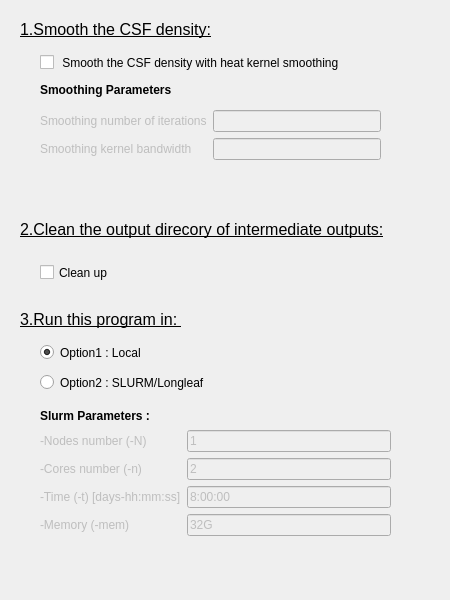
    <widget class="QWidget" name="tab_location_smoothing_cleaning">
     <property name="enabled">
      <bool>true</bool>
     </property>
     <attribute name="title">
      <string>Smoothing +Cleaning+Server</string>
     </attribute>
     <widget class="QCheckBox" name="smooth">
      <property name="geometry">
       <rect>
        <x>40</x>
        <y>50</y>
        <width>401</width>
        <height>25</height>
       </rect>
      </property>
      <property name="text">
       <string> Smooth the CSF density with heat kernel smoothing</string>
      </property>
     </widget>
     <widget class="QCheckBox" name="clean">
      <property name="geometry">
       <rect>
        <x>40</x>
        <y>260</y>
        <width>371</width>
        <height>25</height>
       </rect>
      </property>
      <property name="text">
       <string>Clean up</string>
      </property>
     </widget>
     <widget class="QLabel" name="smoothing_parameters_label">
      <property name="geometry">
       <rect>
        <x>40</x>
        <y>80</y>
        <width>211</width>
        <height>21</height>
       </rect>
      </property>
      <property name="text">
       <string>&lt;html&gt;&lt;head/&gt;&lt;body&gt;&lt;p&gt;&lt;span style=&quot; font-weight:600;&quot;&gt;Smoothing Parameters&lt;/span&gt;&lt;/p&gt;&lt;/body&gt;&lt;/html&gt;</string>
      </property>
     </widget>
     <widget class="QWidget" name="formLayoutWidget_2">
      <property name="geometry">
       <rect>
        <x>40</x>
        <y>430</y>
        <width>351</width>
        <height>161</height>
       </rect>
      </property>
      <layout class="QFormLayout" name="slurm_parameters_layout">
       <item row="0" column="0">
        <widget class="QLabel" name="Node">
         <property name="enabled">
          <bool>false</bool>
         </property>
         <property name="text">
          <string>-Nodes number (-N) </string>
         </property>
        </widget>
       </item>
       <item row="0" column="1">
        <widget class="QLineEdit" name="lineEdit_Node">
         <property name="enabled">
          <bool>false</bool>
         </property>
         <property name="text">
          <string>1</string>
         </property>
         <property name="dragEnabled">
          <bool>true</bool>
         </property>
        </widget>
       </item>
       <item row="1" column="0">
        <widget class="QLabel" name="Core">
         <property name="enabled">
          <bool>false</bool>
         </property>
         <property name="text">
          <string>-Cores number (-n)</string>
         </property>
        </widget>
       </item>
       <item row="1" column="1">
        <widget class="QLineEdit" name="lineEdit_Core">
         <property name="enabled">
          <bool>false</bool>
         </property>
         <property name="text">
          <string>2</string>
         </property>
        </widget>
       </item>
       <item row="2" column="0">
        <widget class="QLabel" name="Time">
         <property name="enabled">
          <bool>false</bool>
         </property>
         <property name="baseSize">
          <size>
           <width>2</width>
           <height>2</height>
          </size>
         </property>
         <property name="text">
          <string>-Time (-t) [days-hh:mm:ss]</string>
         </property>
        </widget>
       </item>
       <item row="2" column="1">
        <widget class="QLineEdit" name="lineEdit_Time">
         <property name="enabled">
          <bool>false</bool>
         </property>
         <property name="text">
          <string>8:00:00</string>
         </property>
        </widget>
       </item>
       <item row="3" column="0">
        <widget class="QLabel" name="Memory">
         <property name="enabled">
          <bool>false</bool>
         </property>
         <property name="text">
          <string>-Memory (-mem)</string>
         </property>
        </widget>
       </item>
       <item row="3" column="1">
        <widget class="QLineEdit" name="lineEdit_Memory">
         <property name="enabled">
          <bool>false</bool>
         </property>
         <property name="text">
          <string>32G</string>
         </property>
        </widget>
       </item>
      </layout>
     </widget>
     <widget class="QWidget" name="formLayoutWidget_3">
      <property name="geometry">
       <rect>
        <x>40</x>
        <y>110</y>
        <width>341</width>
        <height>91</height>
       </rect>
      </property>
      <layout class="QFormLayout" name="smoothing_parameters">
       <item row="0" column="0">
        <widget class="QLabel" name="Smoothing_NumberIter">
         <property name="enabled">
          <bool>false</bool>
         </property>
         <property name="text">
          <string>&lt;html&gt;&lt;head/&gt;&lt;body&gt;&lt;p&gt;Smoothing number of iterations&lt;/p&gt;&lt;/body&gt;&lt;/html&gt;</string>
         </property>
        </widget>
       </item>
       <item row="1" column="0">
        <widget class="QLabel" name="Smoothing_Bandwith">
         <property name="enabled">
          <bool>false</bool>
         </property>
         <property name="text">
          <string>&lt;html&gt;&lt;head/&gt;&lt;body&gt;&lt;p&gt;Smoothing kernel bandwidth&lt;/p&gt;&lt;/body&gt;&lt;/html&gt;</string>
         </property>
        </widget>
       </item>
       <item row="0" column="1">
        <widget class="QLineEdit" name="NumberIter_lineEdit">
         <property name="enabled">
          <bool>false</bool>
         </property>
        </widget>
       </item>
       <item row="1" column="1">
        <widget class="QLineEdit" name="Bandwith_lineEdit">
         <property name="enabled">
          <bool>false</bool>
         </property>
        </widget>
       </item>
      </layout>
     </widget>
     <widget class="QLabel" name="slurm_parameters">
      <property name="geometry">
       <rect>
        <x>40</x>
        <y>400</y>
        <width>261</width>
        <height>32</height>
       </rect>
      </property>
      <property name="baseSize">
       <size>
        <width>6</width>
        <height>0</height>
       </size>
      </property>
      <property name="text">
       <string>&lt;html&gt;&lt;head/&gt;&lt;body&gt;&lt;p&gt;&lt;span style=&quot; font-weight:600;&quot;&gt;Slurm Parameters :&lt;/span&gt;&lt;/p&gt;&lt;/body&gt;&lt;/html&gt;</string>
      </property>
      <property name="textFormat">
       <enum>Qt::AutoText</enum>
      </property>
      <property name="wordWrap">
       <bool>false</bool>
      </property>
     </widget>
     <widget class="QLabel" name="location_label">
      <property name="geometry">
       <rect>
        <x>20</x>
        <y>310</y>
        <width>261</width>
        <height>20</height>
       </rect>
      </property>
      <property name="text">
       <string>&lt;html&gt;&lt;head/&gt;&lt;body&gt;&lt;p&gt;&lt;span style=&quot; font-size:12pt; text-decoration: underline;&quot;&gt;3.Run this program in: &lt;/span&gt;&lt;/p&gt;&lt;/body&gt;&lt;/html&gt;</string>
      </property>
     </widget>
     <widget class="QLabel" name="smoothing_label">
      <property name="geometry">
       <rect>
        <x>20</x>
        <y>20</y>
        <width>301</width>
        <height>20</height>
       </rect>
      </property>
      <property name="text">
       <string>&lt;html&gt;&lt;head/&gt;&lt;body&gt;&lt;p&gt;&lt;span style=&quot; font-size:12pt; text-decoration: underline;&quot;&gt;1.Smooth the CSF density:&lt;/span&gt;&lt;/p&gt;&lt;/body&gt;&lt;/html&gt;</string>
      </property>
     </widget>
     <widget class="QLabel" name="cleaning_label">
      <property name="geometry">
       <rect>
        <x>20</x>
        <y>220</y>
        <width>421</width>
        <height>20</height>
       </rect>
      </property>
      <property name="text">
       <string>&lt;html&gt;&lt;head/&gt;&lt;body&gt;&lt;p&gt;&lt;span style=&quot; font-size:12pt; text-decoration: underline;&quot;&gt;2.Clean the output direcory of intermediate outputs:&lt;/span&gt;&lt;/p&gt;&lt;/body&gt;&lt;/html&gt;</string>
      </property>
     </widget>
     <widget class="QRadioButton" name="radioButton_local">
      <property name="geometry">
       <rect>
        <x>40</x>
        <y>340</y>
        <width>141</width>
        <height>25</height>
       </rect>
      </property>
      <property name="text">
       <string>Option1 : Local</string>
      </property>
      <property name="checked">
       <bool>true</bool>
      </property>
     </widget>
     <widget class="QRadioButton" name="radioButton_slurm">
      <property name="geometry">
       <rect>
        <x>40</x>
        <y>370</y>
        <width>211</width>
        <height>25</height>
       </rect>
      </property>
      <property name="text">
       <string>Option2 : SLURM/Longleaf</string>
      </property>
     </widget>
    </widget>
